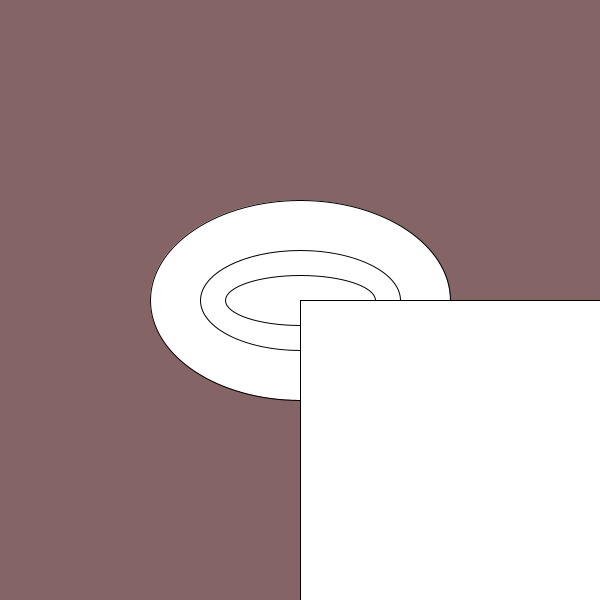
Frame 1 (no input)
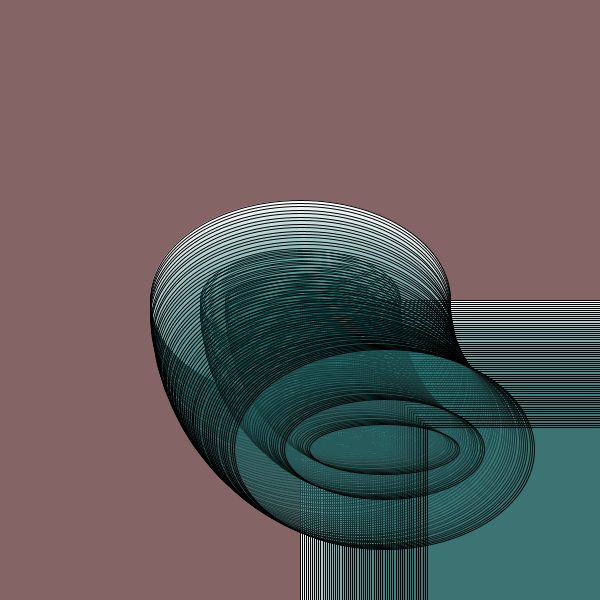
Frame 60 (the mouse pressed at the canvas centre just before this capture)
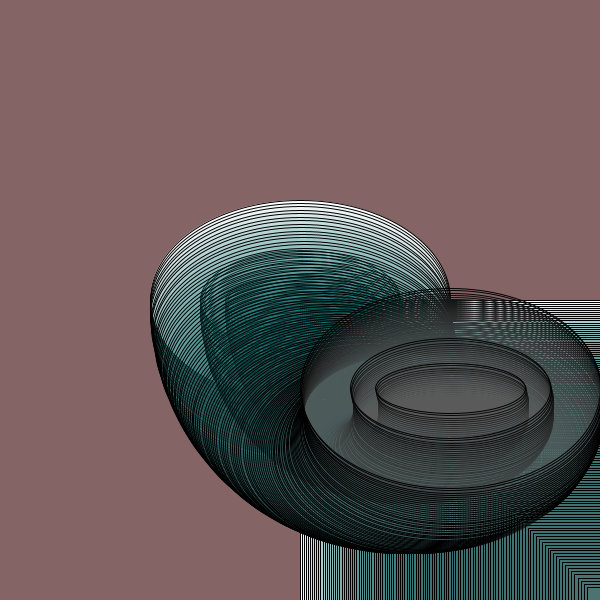
Frame 120 (the mouse held since frame 60 and released just before this capture)

The Processing sketch that drew these frames (run headless with seeded random() and noise(); from frame 60 on, the mouse is pressed at the canvas centre):

// Processing sketch: processing_75503
// ── processing_75503.pde

float x,y,x2,y2,angle,glowLight,rad;

void setup(){
  size(600,600);
  background(132,100,100);
  x=0;
  y=0;
  x2=0;
  y2=0;
  angle=0;
  //rad=0;
  smooth();
}

void draw(){
  
    
  x= 400*cos(radians(angle*5))*sin(radians(angle*5))*sin(radians(angle*5));
  y= 400*sin(radians(angle*5))*cos(radians(angle*5))*cos(radians(angle*5));
  ellipse(x+width/2,y+height/2,300,200);
  ellipse(x+width/2,y+height/2,200,100);
  ellipse(x+width/2,y+height/2,150,50);
  
  x2=400*tan(radians(angle*3));
  y2=400*tan(radians(angle*3));
  rect(x2+width/2,y2+height/2,600,600);
  
  glowLight=abs(255*cos(radians(angle))*sin(radians(angle*2)));
  fill(glowLight,100,100,10);
  
  
  angle+=.1;

}
